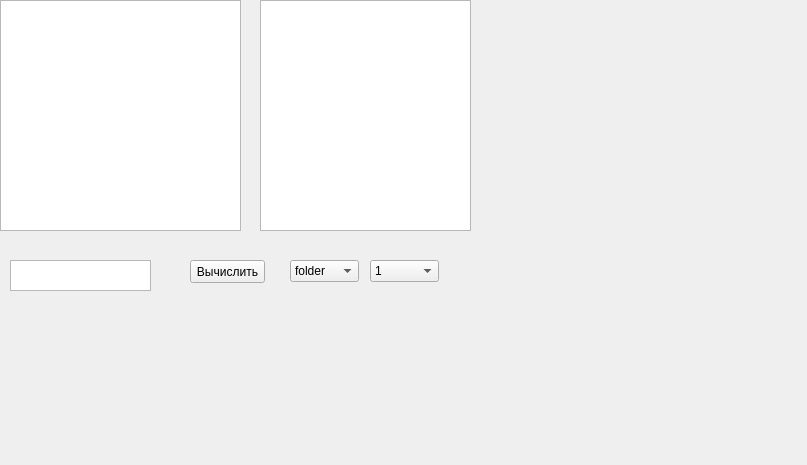
<?xml version="1.0" encoding="UTF-8"?>
<ui version="4.0">
 <class>Widget</class>
 <widget class="QWidget" name="Widget">
  <property name="geometry">
   <rect>
    <x>0</x>
    <y>0</y>
    <width>807</width>
    <height>465</height>
   </rect>
  </property>
  <property name="windowTitle">
   <string>Widget</string>
  </property>
  <widget class="QTableView" name="tableView">
   <property name="geometry">
    <rect>
     <x>260</x>
     <y>0</y>
     <width>211</width>
     <height>231</height>
    </rect>
   </property>
  </widget>
  <widget class="QTreeView" name="treeView">
   <property name="geometry">
    <rect>
     <x>0</x>
     <y>0</y>
     <width>241</width>
     <height>231</height>
    </rect>
   </property>
  </widget>
  <widget class="QPushButton" name="pushButton">
   <property name="geometry">
    <rect>
     <x>190</x>
     <y>260</y>
     <width>75</width>
     <height>23</height>
    </rect>
   </property>
   <property name="text">
    <string>Вычислить</string>
   </property>
  </widget>
  <widget class="QTextEdit" name="textEdit">
   <property name="geometry">
    <rect>
     <x>10</x>
     <y>260</y>
     <width>141</width>
     <height>31</height>
    </rect>
   </property>
  </widget>
  <widget class="QComboBox" name="comboBox">
   <property name="geometry">
    <rect>
     <x>290</x>
     <y>260</y>
     <width>69</width>
     <height>22</height>
    </rect>
   </property>
   <item>
    <property name="text">
     <string>folder</string>
    </property>
   </item>
   <item>
    <property name="text">
     <string>type</string>
    </property>
   </item>
  </widget>
  <widget class="QComboBox" name="comboBox_2">
   <property name="geometry">
    <rect>
     <x>370</x>
     <y>260</y>
     <width>69</width>
     <height>22</height>
    </rect>
   </property>
   <item>
    <property name="text">
     <string>1</string>
    </property>
   </item>
   <item>
    <property name="text">
     <string>2</string>
    </property>
   </item>
   <item>
    <property name="text">
     <string>3</string>
    </property>
   </item>
  </widget>
  <widget class="QStackedWidget" name="stackedWidget">
   <property name="geometry">
    <rect>
     <x>519</x>
     <y>19</y>
     <width>221</width>
     <height>251</height>
    </rect>
   </property>
   <widget class="QWidget" name="page"/>
   <widget class="QWidget" name="page_2"/>
  </widget>
 </widget>
 <resources/>
 <connections/>
</ui>
